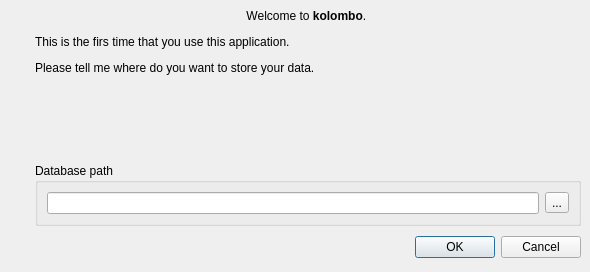
<ui version="4.0" >
 <author></author>
 <comment></comment>
 <exportmacro></exportmacro>
 <class>firstRunDialog</class>
 <widget class="QDialog" name="firstRunDialog" >
  <property name="geometry" >
   <rect>
    <x>0</x>
    <y>0</y>
    <width>590</width>
    <height>272</height>
   </rect>
  </property>
  <property name="windowTitle" >
   <string>Welcome to kolombo</string>
  </property>
  <layout class="QVBoxLayout" >
   <property name="margin" >
    <number>9</number>
   </property>
   <property name="spacing" >
    <number>6</number>
   </property>
   <item>
    <layout class="QHBoxLayout" >
     <property name="margin" >
      <number>0</number>
     </property>
     <property name="spacing" >
      <number>6</number>
     </property>
     <item>
      <layout class="QVBoxLayout" >
       <property name="margin" >
        <number>0</number>
       </property>
       <property name="spacing" >
        <number>6</number>
       </property>
       <item>
        <spacer>
         <property name="orientation" >
          <enum>Qt::Vertical</enum>
         </property>
         <property name="sizeHint" >
          <size>
           <width>20</width>
           <height>83</height>
          </size>
         </property>
        </spacer>
       </item>
       <item>
        <widget class="QLabel" name="label_2" >
         <property name="text" >
          <string/>
         </property>
         <property name="pixmap" >
          <pixmap resource="../kolombo.qrc" >:/resources/images/Pigeon.jpg</pixmap>
         </property>
        </widget>
       </item>
       <item>
        <spacer>
         <property name="orientation" >
          <enum>Qt::Vertical</enum>
         </property>
         <property name="sizeHint" >
          <size>
           <width>20</width>
           <height>41</height>
          </size>
         </property>
        </spacer>
       </item>
      </layout>
     </item>
     <item>
      <layout class="QVBoxLayout" >
       <property name="margin" >
        <number>0</number>
       </property>
       <property name="spacing" >
        <number>6</number>
       </property>
       <item>
        <widget class="QLabel" name="label" >
         <property name="text" >
          <string>&lt;p align="center">Welcome to &lt;b>kolombo&lt;/b>.&lt;/p>

&lt;p>This is the firs time that
you use this application.&lt;/p>

&lt;p>Please tell me where do
you want to store your data.&lt;/p></string>
         </property>
        </widget>
       </item>
       <item>
        <spacer>
         <property name="orientation" >
          <enum>Qt::Vertical</enum>
         </property>
         <property name="sizeHint" >
          <size>
           <width>379</width>
           <height>16</height>
          </size>
         </property>
        </spacer>
       </item>
       <item>
        <widget class="QGroupBox" name="groupBox" >
         <property name="title" >
          <string>Database path</string>
         </property>
         <layout class="QHBoxLayout" >
          <property name="margin" >
           <number>9</number>
          </property>
          <property name="spacing" >
           <number>6</number>
          </property>
          <item>
           <widget class="QLineEdit" name="dataBase" />
          </item>
          <item>
           <widget class="QToolButton" name="fileDialogButton" >
            <property name="text" >
             <string>...</string>
            </property>
           </widget>
          </item>
         </layout>
        </widget>
       </item>
      </layout>
     </item>
    </layout>
   </item>
   <item>
    <layout class="QHBoxLayout" >
     <property name="margin" >
      <number>0</number>
     </property>
     <property name="spacing" >
      <number>6</number>
     </property>
     <item>
      <spacer>
       <property name="orientation" >
        <enum>Qt::Horizontal</enum>
       </property>
       <property name="sizeHint" >
        <size>
         <width>131</width>
         <height>31</height>
        </size>
       </property>
      </spacer>
     </item>
     <item>
      <widget class="QPushButton" name="okButton" >
       <property name="text" >
        <string>OK</string>
       </property>
      </widget>
     </item>
     <item>
      <widget class="QPushButton" name="cancelButton" >
       <property name="text" >
        <string>Cancel</string>
       </property>
      </widget>
     </item>
    </layout>
   </item>
  </layout>
 </widget>
 <pixmapfunction></pixmapfunction>
 <resources>
  <include location="../kolombo.qrc" />
 </resources>
 <connections>
  <connection>
   <sender>okButton</sender>
   <signal>clicked()</signal>
   <receiver>firstRunDialog</receiver>
   <slot>accept()</slot>
   <hints>
    <hint type="sourcelabel" >
     <x>486</x>
     <y>289</y>
    </hint>
    <hint type="destinationlabel" >
     <x>96</x>
     <y>254</y>
    </hint>
   </hints>
  </connection>
  <connection>
   <sender>cancelButton</sender>
   <signal>clicked()</signal>
   <receiver>firstRunDialog</receiver>
   <slot>reject()</slot>
   <hints>
    <hint type="sourcelabel" >
     <x>579</x>
     <y>289</y>
    </hint>
    <hint type="destinationlabel" >
     <x>179</x>
     <y>282</y>
    </hint>
   </hints>
  </connection>
 </connections>
</ui>
